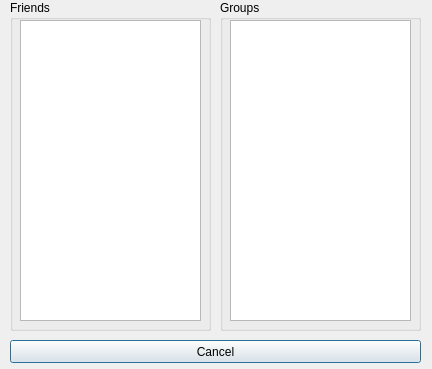
<?xml version="1.0" encoding="UTF-8"?>
<ui version="4.0">
 <class>RelationDialog</class>
 <widget class="QDialog" name="RelationDialog">
  <property name="geometry">
   <rect>
    <x>0</x>
    <y>0</y>
    <width>432</width>
    <height>369</height>
   </rect>
  </property>
  <property name="minimumSize">
   <size>
    <width>432</width>
    <height>369</height>
   </size>
  </property>
  <property name="maximumSize">
   <size>
    <width>432</width>
    <height>369</height>
   </size>
  </property>
  <property name="windowTitle">
   <string>Dialog</string>
  </property>
  <widget class="QGroupBox" name="groupBox">
   <property name="geometry">
    <rect>
     <x>10</x>
     <y>0</y>
     <width>201</width>
     <height>331</height>
    </rect>
   </property>
   <property name="title">
    <string>Friends</string>
   </property>
   <widget class="QListView" name="friendsList">
    <property name="geometry">
     <rect>
      <x>10</x>
      <y>20</y>
      <width>181</width>
      <height>301</height>
     </rect>
    </property>
    <property name="showDropIndicator" stdset="0">
     <bool>false</bool>
    </property>
    <property name="alternatingRowColors">
     <bool>true</bool>
    </property>
   </widget>
  </widget>
  <widget class="QGroupBox" name="groupBox_2">
   <property name="geometry">
    <rect>
     <x>220</x>
     <y>0</y>
     <width>201</width>
     <height>331</height>
    </rect>
   </property>
   <property name="title">
    <string>Groups</string>
   </property>
   <widget class="QListView" name="groupsList">
    <property name="geometry">
     <rect>
      <x>10</x>
      <y>20</y>
      <width>181</width>
      <height>301</height>
     </rect>
    </property>
    <property name="showDropIndicator" stdset="0">
     <bool>false</bool>
    </property>
    <property name="alternatingRowColors">
     <bool>true</bool>
    </property>
   </widget>
  </widget>
  <widget class="QPushButton" name="cancelButton">
   <property name="geometry">
    <rect>
     <x>10</x>
     <y>340</y>
     <width>411</width>
     <height>23</height>
    </rect>
   </property>
   <property name="text">
    <string>Cancel</string>
   </property>
  </widget>
 </widget>
 <resources/>
 <connections/>
</ui>
